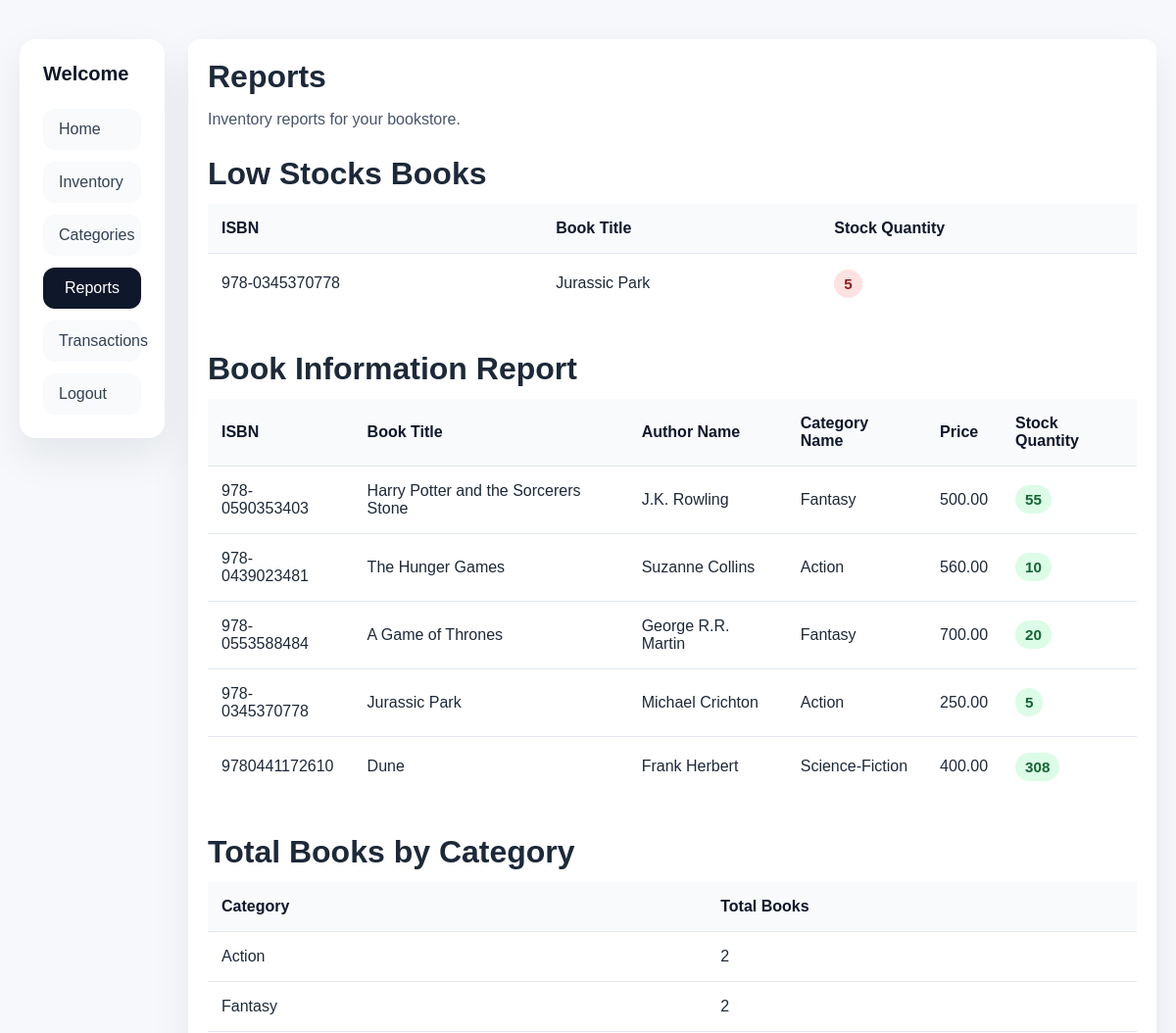
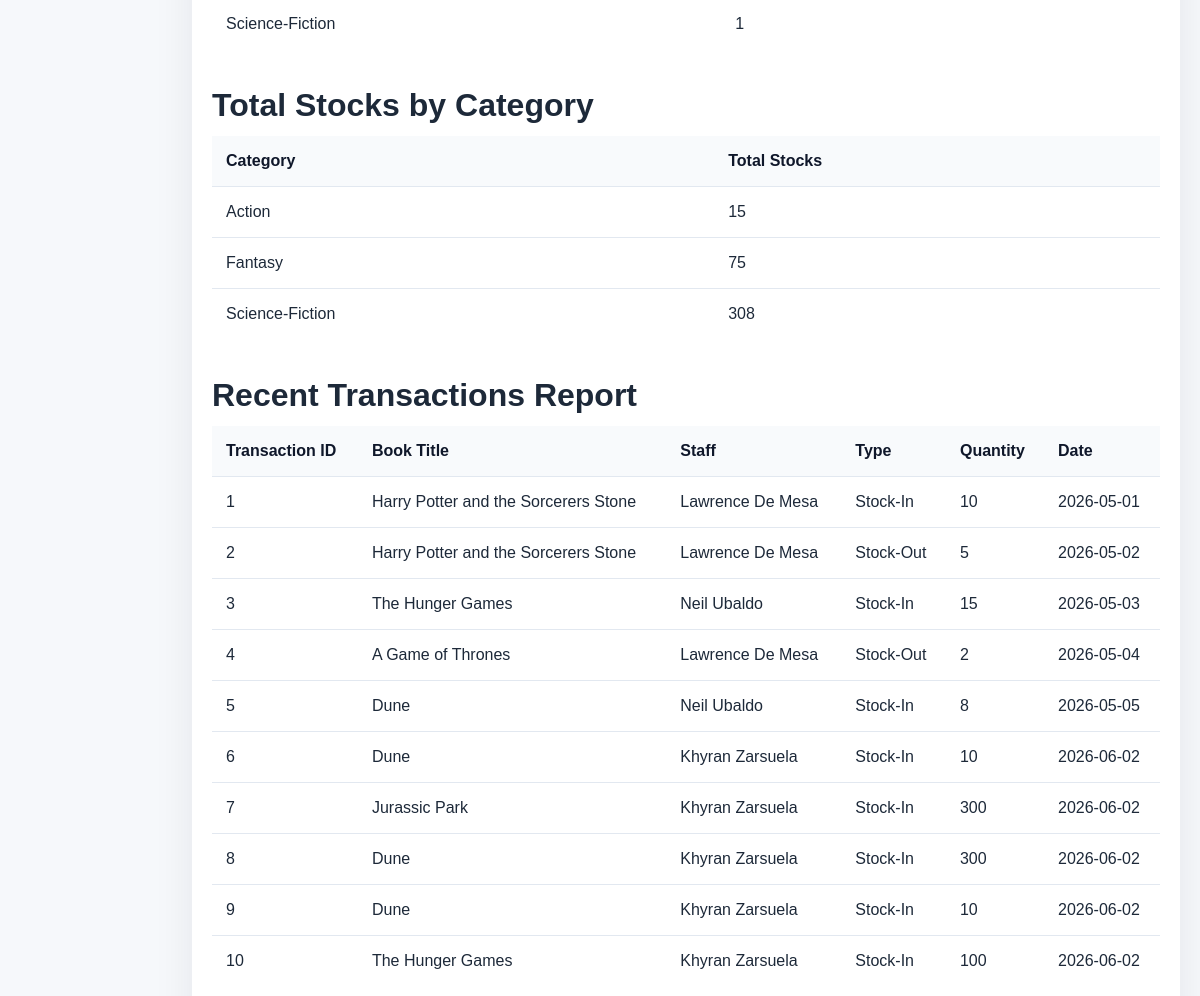
The app's page /reports.php with its own data (2 pictures, top to bottom).
### tables this page shows
CREATE TABLE `books` (
  `book_id` int(11) NOT NULL,
  `isbn` varchar(20) NOT NULL,
  `title` varchar(150) NOT NULL,
  `author_id` int(11) NOT NULL,
  `category_id` int(11) NOT NULL,
  `price` decimal(10,2) NOT NULL,
  `stock_quantity` int(11) NOT NULL
);

CREATE TABLE `authors` (
  `author_id` int(11) NOT NULL,
  `author_name` varchar(100) NOT NULL
);

CREATE TABLE `categories` (
  `category_id` int(11) NOT NULL,
  `category_name` varchar(100) NOT NULL
);

CREATE TABLE `inventory_transactions` (
  `transaction_id` int(11) NOT NULL,
  `book_id` int(11) NOT NULL,
  `user_id` int(11) NOT NULL,
  `transaction_type` enum('Stock-In','Stock-Out') NOT NULL,
  `quantity` int(11) NOT NULL,
  `status` enum('Pending','Approved','Rejected') NOT NULL,
  `transaction_date` date NOT NULL
);

CREATE TABLE `users` (
  `user_id` int(11) NOT NULL,
  `role_id` int(11) NOT NULL,
  `full_name` varchar(100) NOT NULL,
  `username` varchar(50) NOT NULL,
  `password` varchar(255) NOT NULL,
  `status` enum('Active','Inactive') NOT NULL
);

### get.php (called while the page is built, shortened)
<?php
    include "database.php";
    $queryTotalBooks = "SELECT
                        categories.category_name,
                        COUNT(books.book_id) AS total_books
                    FROM books
                    INNER JOIN categories
                    ON books.category_id = categories.category_id
                    GROUP BY categories.category_name;
                    ";
    $sqlTotalBooks = mysqli_query($connection, $queryTotalBooks);
    $queryTotalStock = "SELECT
                        categories.category_name,
                        SUM(books.stock_quantity) AS total_stock
                    FROM books
                    INNER JOIN categories
                    ON books.category_id = categories.category_id
                    GROUP BY categories.category_name;
                    ";
    $sqlTotalStock = mysqli_query($connection, $queryTotalStock);
    $queryLowStock = "SELECT isbn, title, stock_quantity FROM books WHERE stock_quantity < 10;";
    $sqlLowStock = mysqli_query($connection, $queryLowStock);
    $queryTransactions = "SELECT inventory_transactions.transaction_id, books.title, users.full_name, inventory_transactions.transaction_type, inventory_transactions.quantity, inventory_transactions.status, inventory_transactions.transaction_date
                        FROM inventory_transactions
                        INNER JOIN books ON inventory_transactions.book_id = books.book_id
                        INNER JOIN users ON inventory_transactions.user_id = users.user_id;";
    $sqlTransactions = mysqli_query($connection, $queryTransactions);
    $queryAuthorCategory = "SELECT books.isbn, books.title, authors.author_name, categories.category_name, books.price, books.stock_quantity
                        FROM books
                        INNER JOIN authors ON books.author_id = authors.author_id
                        INNER JOIN categories ON books.category_id = categories.category_id;";
    $sqlAuthorCategory = mysqli_query($connection, $queryAuthorCategory);
?>

### reports.php (the view, shortened to what this page needs)
<?php
    include "get.php";
?>
<!DOCTYPE html>
<html lang="en">
<head>
    <link rel="stylesheet" href="styles.css">
</head>
<body>
    <div class="layout">
        <aside class="sidebar">
            <div class="sidebar-header">
                <h2>Welcome</h2>
            </div>
            <nav class="sidebar-nav">
                <a href="index.php">Home</a>
                <a href="index2.php">Inventory</a>
                <a href="categories.php">Categories</a>
                <a href="#" style="background: #0f172a; color: #ffffff; text-align: center;">Reports</a>
                <a href="transactions.php">Transactions</a>
                <a href="Login.php">Logout</a>
            </nav>
        </aside>
        <div class="container">
            <h1>Reports</h1>
            <p>Inventory reports for your bookstore.</p>
             <table class="inventory-table">
                <h1>Low Stocks Books</h1>
                <thead>
                    <tr>
                        <th>ISBN</th>
                        <th>Book Title</th>
                        <th>Stock Quantity</th>
                    </tr>
                </thead>
                <tbody>
                    <?php while($results = mysqli_fetch_array($sqlLowStock)) { ?>
                    <tr>
                        <td><?php echo $results['isbn']; ?></td>
                        <td><?php echo $results['title']; ?></td>
                          <td><span class="status low-stock"><?php echo $results['stock_quantity']; ?></span></td>
                    </tr>
                    <?php } ?>
                </tbody>
            </table>
            <br>
              <table class="inventory-table">
                <h1>Book Information Report</h1>
                <thead>
                    <tr>
                        <th>ISBN</th>
                        <th>Book Title</th>
                        <th>Author Name</th>
                         <th>Category Name</th>
                         <th>Price</th>
                         <th>Stock Quantity</th>
                    </tr>
                </thead>
                <tbody>
                    <?php while($results = mysqli_fetch_array($sqlAuthorCategory)) { ?>
                    <tr>
                        <td><?php echo $results['isbn']; ?></td>
                        <td><?php echo $results['title']; ?></td>
                        <td><?php echo $results['author_name']; ?></td>
                         <td><?php echo $results['category_name']; ?></td>
                          <td><?php echo $results['price']; ?></td>
                          <td><span class="status in-stock"><?php echo $results['stock_quantity']; ?></span></td>
                    </tr>
                    <?php } ?>
                </tbody>
            </table>
            <br>
            <table class="inventory-table">
                <h1>Total Books by Category</h1>
                <thead>
                    <tr>
                        <th>Category</th>
                        <th>Total Books</th>
                    </tr>
                </thead>
                <tbody>
                    <?php while($results = mysqli_fetch_array($sqlTotalBooks)) { ?>
                    <tr>
                        <td><?php echo $results['category_name']; ?></td>
                        <td><?php echo $results['total_books']; ?></td>
                    </tr>
                    <?php } ?>
                </tbody>
            </table>
            <br>
             <table class="inventory-table">
                <h1>Total Stocks by Category</h1>
                <thead>
                    <tr>
                        <th>Category</th>
                        <th>Total Stocks</th>
                    </tr>
                </thead>
                <tbody>
                    <?php while($results = mysqli_fetch_array($sqlTotalStock)) { ?>
                    <tr>
                        <td><?php echo $results['category_name']; ?></td>
                        <td><?php echo $results['total_stock']; ?></td>
                    </tr>
                    <?php } ?>
                </tbody>
            </table>
                <br>
                 <table class="inventory-table">
                <h1>Recent Transactions Report</h1>
                <thead>
                    <tr>
                        <th>Transaction ID</th>
                        <th>Book Title</th>
                        <th>Staff</th>
                        <th>Type</th>
                        <th>Quantity</th>
                        <th>Date</th>
                    </tr>
                </thead>
                <tbody>
                    <?php while($results = mysqli_fetch_array($sqlTransactions)) { ?>
                    <tr>
                        <td><?php echo $results['transaction_id']; ?></td>
                        <td><?php echo $results['title']; ?></td>
                        <td><?php echo $results['full_name']; ?></td>
                        <td><?php echo $results['transaction_type']; ?></td>
                        <td><?php echo $results['quantity']; ?></td>
                        <td><?php echo $results['transaction_date']; ?></td>
                    </tr>
                    <?php } ?>
                </tbody>
            </table>
        </div>
    </div>
</body>
</html>

### styles.css (style rules this page uses)
body { font-family: Arial, sans-serif; margin: 0; padding: 20px; background-color: #f6f8fb; color: #1d2939; }
.layout { display: flex; gap: 24px; max-width: 1300px; margin: 0 auto; padding: 20px 0; }
.sidebar { width: 100px; padding: 24px; background: #ffffff; border-radius: 16px; box-shadow: 0 18px 40px rgba(15, 23, 42, 0.08); position: sticky; top: 20px; align-self: flex-start; }
.sidebar-header { display: flex; flex-direction: column; gap: 16px; margin-bottom: 24px; }
.sidebar-header h2 { margin: 0; font-size: 1.25rem; color: #0f172a; }
.sidebar-nav { display: flex; flex-direction: column; gap: 12px; }
.sidebar-nav a { display: block; padding: 12px 16px; border-radius: 12px; text-decoration: none; color: #334155; background: #f8fafc; transition: background-color 0.2s ease, transform 0.2s ease; }
.container { flex: 1; padding: 20px; background: #ffffff; border-radius: 12px; box-shadow: 0 18px 40px rgba(15, 23, 42, 0.08); }
h1 { margin: 0 0 12px; font-size: 2rem; }
p { margin: 0 0 24px; color: #475569; line-height: 1.6; }
.inventory-table { width: 100%; border-collapse: collapse; margin-bottom: 20px; }
.inventory-table th, .inventory-table td { padding: 16px 14px; text-align: left; border-bottom: 1px solid #e2e8f0; }
.inventory-table th { background: #f8fafc; font-weight: 700; color: #0f172a; }
.inventory-table tbody tr:last-child td { border-bottom: none; }
.status { display: inline-flex; align-items: center; gap: 8px; padding: 6px 10px; border-radius: 999px; font-size: 0.95rem; font-weight: 600; color: #0f172a; background: #e2e8f0; }
.status.low-stock { background: #fee2e2; color: #991b1b; }
.status.in-stock { background: #dcfce7; color: #166534; }

### records on screen
books: isbn "978-0345370778", title "Jurassic Park", stock_quantity "5", author.author_name "Michael Crichton", category.category_name "Action", price "250.00"
books: isbn "978-0590353403", title "Harry Potter and the Sorcerers Stone", author.author_name "J.K. Rowling", category.category_name "Fantasy", price "500.00", stock_quantity "55"
books: isbn "978-0439023481", title "The Hunger Games", author.author_name "Suzanne Collins", category.category_name "Action", price "560.00", stock_quantity "10"
books: isbn "978-0553588484", title "A Game of Thrones", author.author_name "George R.R. Martin", category.category_name "Fantasy", price "700.00", stock_quantity "20"
books: isbn "9780441172610", title "Dune", author.author_name "Frank Herbert", category.category_name "Science-Fiction", price "400.00", stock_quantity "308"
inventory_transactions: transaction_id "1", book.title "Harry Potter and the Sorcerers Stone", user.full_name "Lawrence De Mesa", transaction_type "Stock-In", quantity "10", transaction_date "2026-05-01"
inventory_transactions: transaction_id "2", book.title "Harry Potter and the Sorcerers Stone", user.full_name "Lawrence De Mesa", transaction_type "Stock-Out", quantity "5", transaction_date "2026-05-02"
inventory_transactions: transaction_id "3", book.title "The Hunger Games", user.full_name "Neil Ubaldo", transaction_type "Stock-In", quantity "15", transaction_date "2026-05-03"
inventory_transactions: transaction_id "4", book.title "A Game of Thrones", user.full_name "Lawrence De Mesa", transaction_type "Stock-Out", quantity "2", transaction_date "2026-05-04"
inventory_transactions: transaction_id "5", book.title "Dune", user.full_name "Neil Ubaldo", transaction_type "Stock-In", quantity "8", transaction_date "2026-05-05"
inventory_transactions: transaction_id "6", book.title "Dune", user.full_name "Khyran Zarsuela", transaction_type "Stock-In", quantity "10", transaction_date "2026-06-02"
inventory_transactions: transaction_id "7", book.title "Jurassic Park", user.full_name "Khyran Zarsuela", transaction_type "Stock-In", quantity "300", transaction_date "2026-06-02"
inventory_transactions: transaction_id "8", book.title "Dune", user.full_name "Khyran Zarsuela", transaction_type "Stock-In", quantity "300", transaction_date "2026-06-02"
inventory_transactions: transaction_id "9", book.title "Dune", user.full_name "Khyran Zarsuela", transaction_type "Stock-In", quantity "10", transaction_date "2026-06-02"
inventory_transactions: transaction_id "10", book.title "The Hunger Games", user.full_name "Khyran Zarsuela", transaction_type "Stock-In", quantity "100", transaction_date "2026-06-02"

### other values on screen
$results['category_name'] "Action"
$results['total_books'] "2"
$results['category_name'] "Fantasy"
$results['category_name'] "Science-Fiction"
$results['total_books'] "1"
$results['total_stock'] "15"
$results['total_stock'] "75"
$results['total_stock'] "308"
